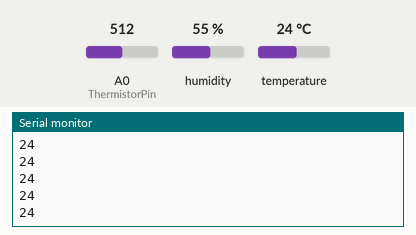
This sketch was run on a simulated Arduino Uno, built with avr-gcc and run on an emulated ATmega328P. On the bench: the last lines printed to the serial monitor. The inputs (shaded band) are chosen by the test bench; at power-on: temperature 24 °C, A0 (ThermistorPin) = 512, humidity 55 %.

Above: at 1.2 s.
1.3 s: temperature set to 12 °C
At 2.2 s:
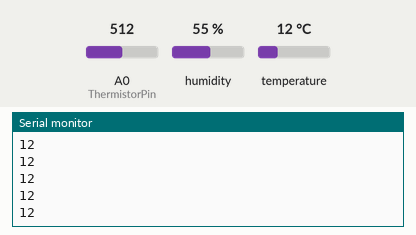
2.8 s: temperature set to 19 °C
At 3.4 s:
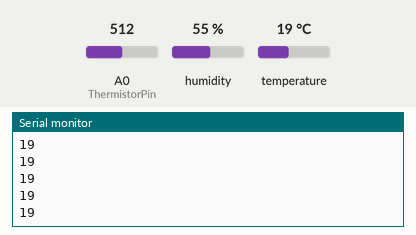
Timing chart, 0 to 5.8 s (numbered marks = the images above; inputs shaded):
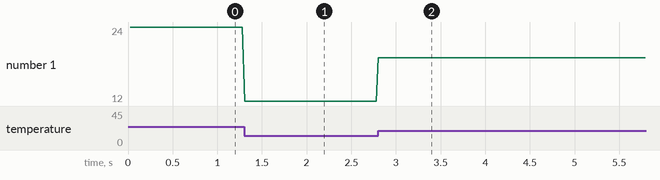

The sketch:

humidity_from_dht_temp_from_thermistor.ino
```cpp
#include <math.h>
#include <dht.h>
//#include<LiquidCrystal.h>
dht DHT;
#define DHT11_PIN 7
const int ThermistorPin = A0;
//LiquidCrystal lcd(12,11,5,4,3,2);
float R1 = 10000;
float logR2, R2, T;
float c1 = 1.009249522e-03, c2 = 2.378405444e-04, c3 = 2.019202697e-07;

void setup() {
  //lcd.begin(16,2);
  Serial.begin(9600);
}

void loop() {
  int Vo = analogRead(ThermistorPin);
  R2 = R1 * (1023.0 / (float)Vo - 1.0);
  logR2 = log(R2);
  T = (1.0 / (c1 + c2*logR2 + c3*logR2*logR2*logR2));
  T = T - 273.15;


  int chk = DHT.read11(DHT11_PIN);
  int h = (DHT.humidity);
  int t = (DHT.temperature );
  //lcd.setCursor(0,0);
  //lcd.print("h=");
  //lcd.print(h);
  //lcd.setCursor(4,0);
  //lcd.print("t=");
  //lcd.print(T);
  Serial.println(t);
}
```

Measured:
- after the input at 1.3 s, the serial monitor: prints a new line at once (image 1)
- after the input at 2.8 s, the serial monitor: prints a new line at once (image 2)
- plotted number 1: 24 → 12 after the input at 1.3 s, 12 → 19 after the input at 2.8 s
